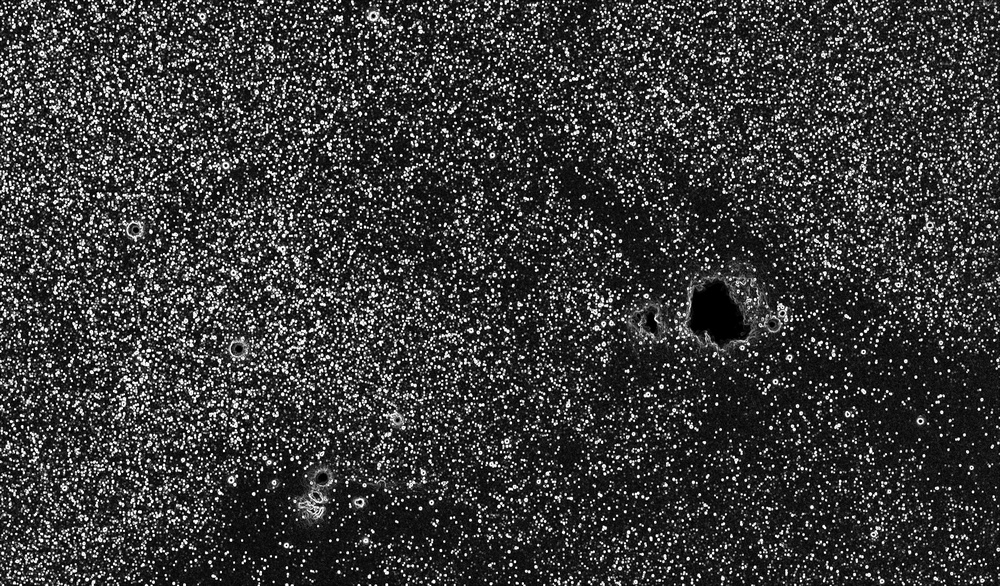
#> input picture Old/images/niveau_de_gris.jpg, 1000 x 586 px, shrunk from 1920 x 1125 before the run
$ python gradient_3_points.py
#> lines starting #> are read from the running program, lines starting #| are printed output that depends on the picture; pictures that were not available may be replaced by others from this repository, and a replacement may not be noted
#> further down, image_gray is the input picture: shape (586, 1000); min 0, max 255, mean 57.9
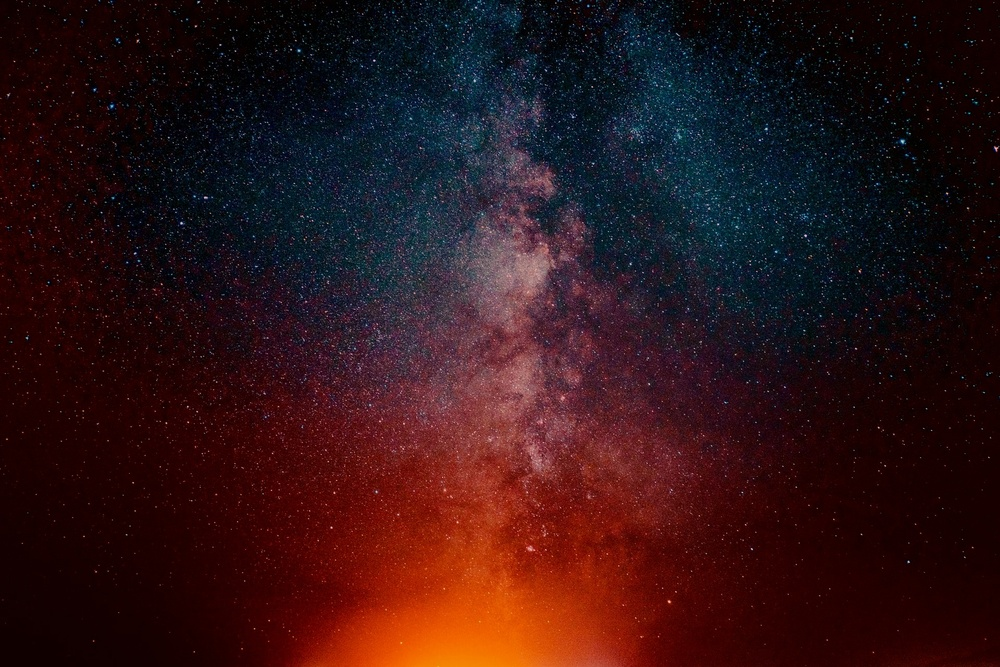
#> input picture Old/images/depolluted_image2_12_gradient.jpg, 1000 x 667 px, shrunk from 1920 x 1280 before the run, given in place of barnard_stacked_gradient.png, which was not available
#> further down, image_color is the input picture: shape (667, 1000, 3); mean B, G, R 21.8, 19.4, 47.7
import cv2
import numpy as np

def remove_light_pollution(image_color, image_gray, num_columns, threshold):
#> called with num_columns = 1, threshold = 10
    height, width, _ = image_color.shape
#> height = 667; width = 1000

    # Find the point without stars on the left side of the grayscale image
    for x in range(num_columns):
        for y in range(height):
            if np.any(image_gray[y, x] <= threshold):
                left_x = x
                break
        if left_x is not None:
            break

    # Find the point without stars at the middle of the grayscale image
    middle_x = width // 2
#> middle_x = 500
    for y in range(height):
        if np.any(image_gray[y, middle_x] <= threshold):
            break

    # Find the point without stars on the right side of the grayscale image
    for x in range(width - 1, width - num_columns - 1, -1):
        for y in range(height):
            if np.any(image_gray[y, x] <= threshold):
                right_x = x
                break
        if right_x is not None:
            break

    if left_x is not None and right_x is not None:
        # Get the colors of the left, middle, and right pixels in the color image
        color_pixel_left = image_color[0, left_x]
#> color_pixel_left = [0, 0, 16]
        color_pixel_middle = image_color[0, middle_x]
#> color_pixel_middle = [23, 11, 0]
        color_pixel_right = image_color[0, right_x]
#> color_pixel_right = [0, 0, 17]

        # Generate a horizontal linear gradient using three color points
        gradient_linear = np.zeros((height, width, 3), dtype=np.uint8)

        for x in range(width):
            for y in range(height):
                if x <= middle_x:
                    ratio = (x - left_x) / (middle_x - left_x)
                    interpolated_color = (1 - ratio) * color_pixel_left + ratio * color_pixel_middle
                else:
                    ratio = (x - middle_x) / (right_x - middle_x)
                    interpolated_color = (1 - ratio) * color_pixel_middle + ratio * color_pixel_right
                gradient_linear[y, x] = interpolated_color
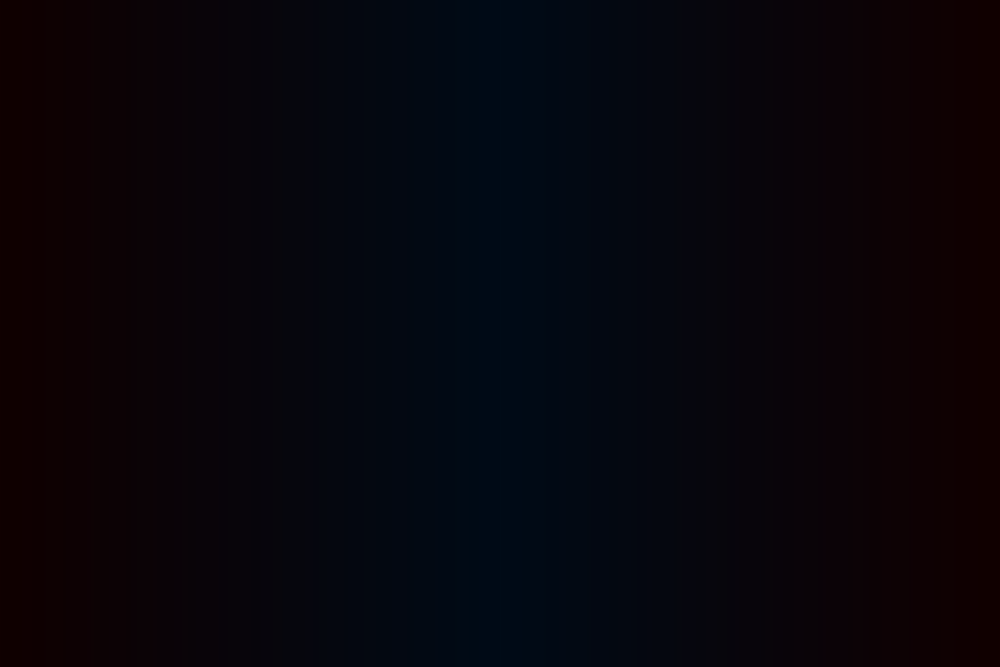
#> gradient_linear: shape (667, 1000, 3); mean of channels 0, 1, 2 11, 5, 7.8; drawn as B, G, R

        cv2.imwrite('images/gradient_3_points.jpg', gradient_linear)

        # Subtract the linear gradient from the color image
        image_depolluted = cv2.subtract(image_color, gradient_linear)
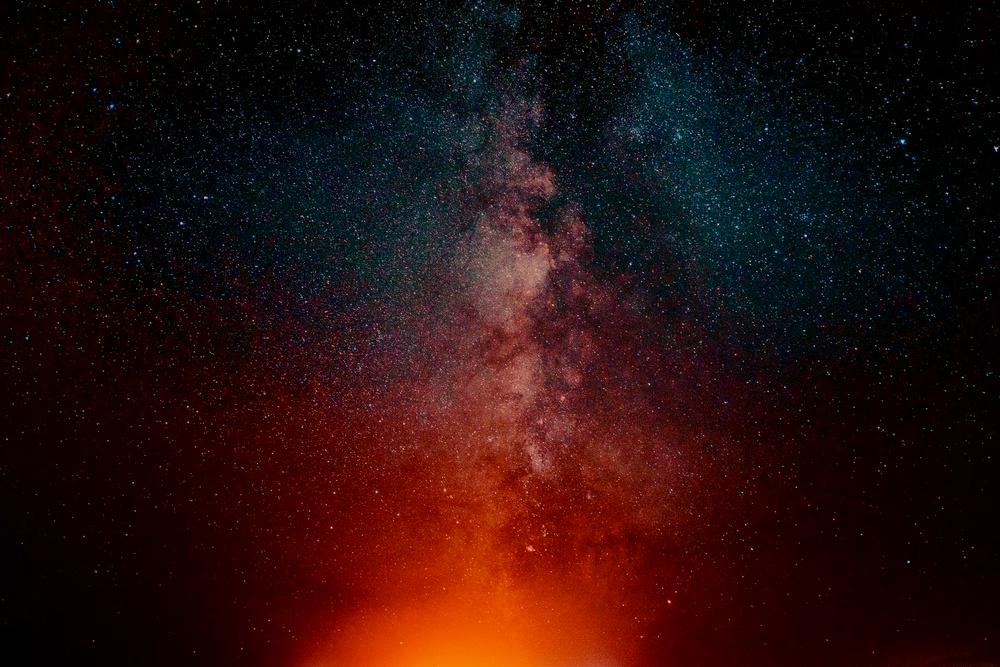
#> image_depolluted: shape (667, 1000, 3); mean B, G, R 13.9, 15.2, 40.8

        return image_depolluted
    else:
        print("No point without stars found.")
        return image_color  # Return the original image

# Load the grayscale image
image_gray = cv2.imread('images/niveau_de_gris.jpg', cv2.IMREAD_GRAYSCALE)

# Load the color image
image_color = cv2.imread('images/barnard_stacked_gradient.png')

# Check if the images were loaded successfully
if image_gray is None or image_color is None:
    print("Failed to load one or more images.")
else:
    num_columns_to_check = 1
    threshold_value = 10

    depolluted_image = remove_light_pollution(image_color, image_gray, num_columns_to_check, threshold_value)

    # Display the depolluted image
    cv2.imshow('Depolluted Image', depolluted_image)
    cv2.waitKey(0)
    cv2.destroyAllWindows()

    cv2.imwrite('images/depolluted_image_3_gradient.jpg', depolluted_image)
